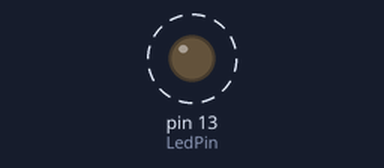
Recording of a sketch running on a simulated Arduino Uno, built with avr-gcc and run on an emulated ATmega328P. On the bench: output pins drawn as LEDs (lit = HIGH). Dashed ring = blinking. What the sketch prints to the serial monitor is not drawn.

Above: at 0.2 s.
Timing chart, 0 to 3.0 s (numbered marks = the images above):
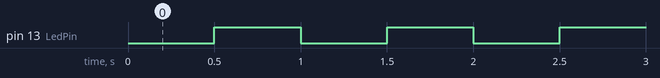

Measured:
- by itself, pin 13 (LedPin): alternates HIGH for 0.50 s and LOW for 0.50 s
- by itself, everything shown: repeats every 2.0 s, in 4 steps

The sketch:

sketch_may18a.ino
```cpp
#define LedPin 13

void setup() {
  // put your setup code here, to run once:
  Serial.begin(9600);
  pinMode(LedPin,OUTPUT);
  digitalWrite(LedPin,HIGH);
  SetupTimer();
}

void loop() {
  // put your main code here, to run repeatedly:
  for(int i=0;i<101;i++){
    Serial.println(i);
    //delay(1000);
  }
}

void SetupTimer(){
  //初始暫存器
 TCCR1A=0;
 TCCR1B=0;
 TCNT1=0;

 //CTC模式
 TCCR1B=TCCR1B|(1<<3);

  //除頻和上限
 TCCR1B=TCCR1B|(1<<2);
 OCR1A=31250;
 //TCCR1B=TCCR1B|(1<<WGM12);

 //致能中斷
 TIMSK1=TIMSK1|(1<<1);
}

ISR(TIMER1_COMPA_vect){
  digitalWrite(LedPin,!digitalRead(LedPin));
}
```
